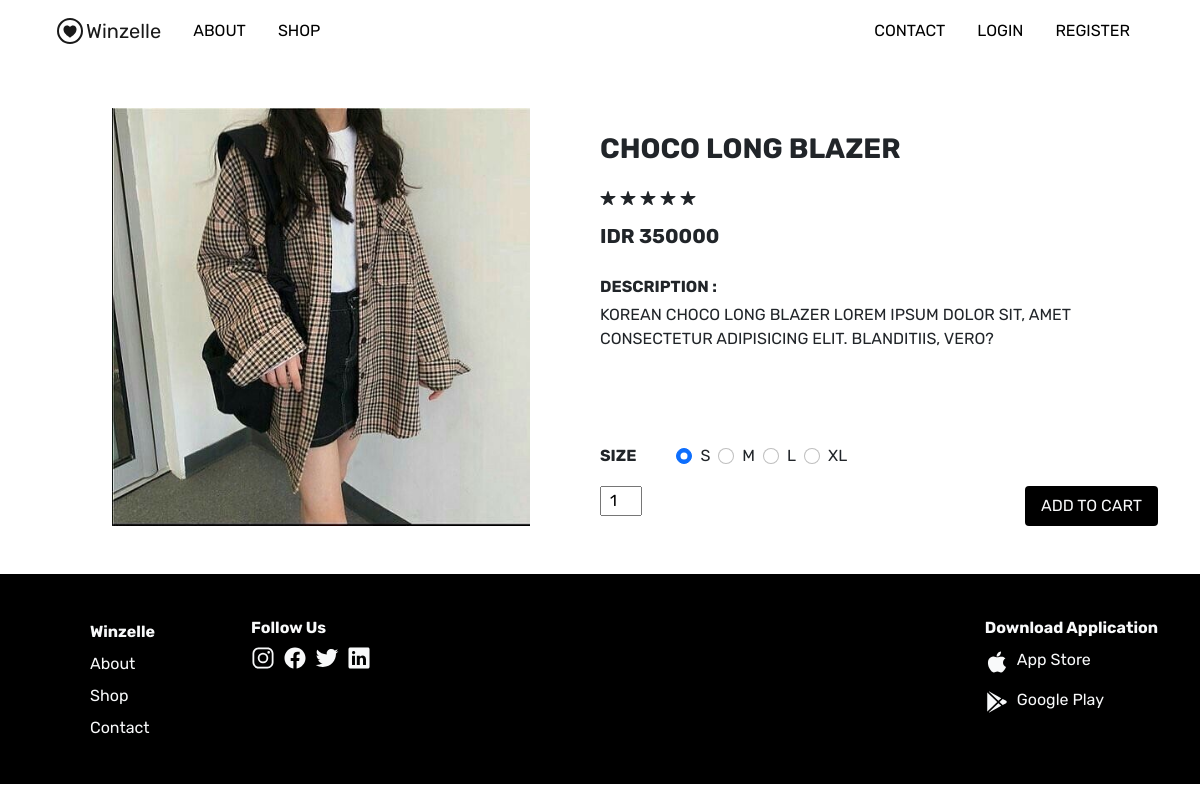
The page /html/detail.php?id=6 on the database its author committed.
### tables this page shows
CREATE TABLE `product` (
  `productID` int(11) NOT NULL,
  `categoryID` int(11) NOT NULL,
  `productCount` int(11) DEFAULT 0,
  `productName` varchar(255) NOT NULL,
  `productPrice` int(11) NOT NULL,
  `productRating` int(11) NOT NULL DEFAULT 0,
  `productImage` varchar(255) NOT NULL,
  `productDesc` text NOT NULL
);

### controllers/crud.php (called while the page is built, shortened)
<?php
    $con = mysqli_connect('localhost', 'root', '', 'winzelle');
    function read($query){
        global $con;
        $query = mysqli_query($con, $query);
        $datas = [];
        while($data = mysqli_fetch_assoc($query)){
            $datas[] = $data;
        }
        return $datas;
    }
?>

### controllers/display.php (called while the page is built, shortened)
<?php
    include_once 'crud.php';
    function getData($get, $from,  $condition){
        return read("SELECT $get FROM $from WHERE $condition");
    }
?>

### html/detail.php (the view, shortened to what this page needs)
<?php
    include_once '../controllers/display.php';
    $productID = $_GET['id'];
    $product = getData("*", "product", "productID LIKE '$productID'")[0];
?>
<!DOCTYPE html>
<html lang="en">
<head>
    <link href="https://cdn.jsdelivr.net/npm/bootstrap@5.0.2/dist/css/bootstrap.min.css" rel="stylesheet">
    <link rel="stylesheet" href="../css/style.css">
</head>
<body>
    <div class="container">
        <?php include 'partials/navbar_user1.php' ?>
        <div class="w-100 d-flex mt-5">
            <div class="w-50 d-flex justify-content-center">
               <img class="w-75" src="../img/<?= $product['categoryID'] ?>/<?= $product['productImage'] ?>" alt="">
            </div>
            <div class="w-50 d-flex flex-column justify-content-between text-uppercase">
                <div>
                    <h3 class="my-4 fw-bold"><?= $product['productName'] ?></h3>
                    <div class="my-2">
                        <?php for($i = 1; $i <= $product['productRating']; $i++) : ?>
                            <ion-icon name="star"></ion-icon>
                        <?php endfor; ?>
                    </div>
                    <div class="fw-bold fs-5 my-2">IDR <?= $product['productPrice'] ?></div>
                    <div class="my-4 fs-6">
                        <div class="fw-bold my-1">Description : </div>
                        <p class="text-justify"><?= $product['productDesc'] ?></p>
                    </div>
                </div>
                <form action="" method="POST">
                    <?php if($product['categoryID'] == 1 || $product['categoryID'] == 2): ?>
                        <div class="d-flex my-3">
                            <div class="fw-bold me-5">Size</div>
                            <div class="form-check px-3">
                                <input class="form-check-input" type="radio" name="size" id="s" value="S" checked>
                                <label class="form-check-label" for="s">S</label>
                            </div>
                            <div class="form-check px-3">
                                <input class="form-check-input" type="radio" name="size" id="m" value="M">
                                <label class="form-check-label" for="m">M</label>
                            </div>
                            <div class="form-check px-3">
                                <input class="form-check-input" type="radio" name="size" id="l" value="L">
                                <label class="form-check-label" for="l">L</label>
                            </div>
                            <div class="form-check px-3">
                                <input class="form-check-input" type="radio" name="size" id="xl" value="XL">
                                <label class="form-check-label" for="xl">XL</label>
                            </div>
                        </div>
                    <?php endif; ?>
                    <div class="w-100 d-flex justify-content-between">
                        <div class="w-50">
                            <input type="number" name="qty" value="1" class="w-15 px-2">
                        </div>
                        <button class="px-3 py-2 bg-black text-light border-0 rounded text-uppercase" name="addCart">Add to Cart</button>
                    </div>
                </form>
            </div>
        </div>
    </div>
</body>
</html>

### css/style.css (style rules this page uses)
body { font-family: 'Rubik', sans-serif; }
.container { font-family: 'Rubik', sans-serif; margin-top: 0.1em; }
.css-footer { display: flex; justify-content: space-between; }
.bg-black { background-color: black; }
.w-75 { width: 75%; }
.w-15 { width: 15%; }

### rows shown on the page
product: productImage (picture), productName "CHOCO LONG BLAZER", productPrice "350000", productDesc "KOREAN CHOCO LONG BLAZER LOREM IPSUM DOLOR SIT, AMET CONSECTETUR ADIPISICING ELIT. BLANDITIIS, VERO?"
